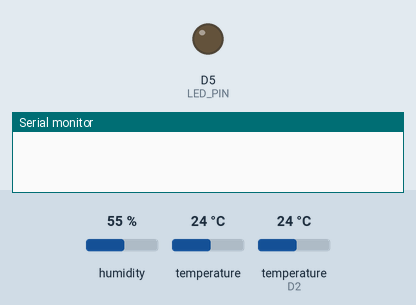
The program below on a simulated ESP8266 (Wemos D1 mini). On the bench: output pins drawn as LEDs (lit = HIGH), the last lines printed to the serial monitor. Dashed ring = blinking. Inputs (shaded band) come from the test bench; at power-on: humidity 55 %, temperature 24 °C, temperature (sensor on D2) 24 °C. WiFi joins after 1.5 s; servers stay silent unless stated; network time is answered at once with the bench clock; uploads are accepted with an empty reply; the local clock reads 2024-03-15 10:24:30 at power-on unless the program sets it; not simulated (calls return 0 or success): WifiCredentials.h.

Above: at 0.1 s.
At 1.9 s:
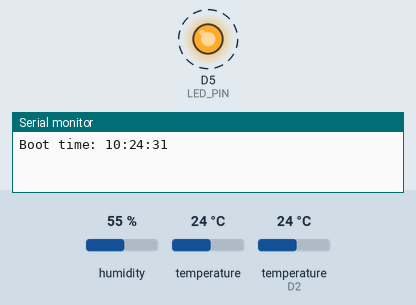
Timing chart, 0 to 41.9 s (numbered marks = the images above):
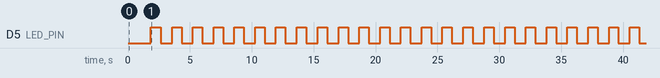

Measured:
- by itself, D5 (LED_PIN): alternates HIGH for 0.76 s and LOW for 0.92 s

The program:

Main.cpp
```cpp
/*
 *  This sketch demonstrates how to scan WiFi networks.
 *  The API is almost the same as with the WiFi Shield library,
 *  the most obvious difference being the different file you need to include:
 */
#include "ESP8266WiFi.h"
#include "DHT.h"
#include "Wire.h"
#include "SPI.h"
#include "NTPClient.h"
#include "DallasTemperature.h"
#include "WiFiUdp.h"
#include "WifiCredentials.h"
#include "HomeApi.h"


#define TEMPERATURE_SAMPLE_RATE 32
#define TSR TEMPERATURE_SAMPLE_RATE

#define HUMIDITY_SAMPLE_RATE 8
#define HSR HUMIDITY_SAMPLE_RATE

//#define DEBUG

#define TIME_PER_SAMPLE 900
#define TIME_LIGHT_SLEEP(r,t) (r*(t)+(1000*r))

#define ONE_WIRE_BUS D2
#define DHT_PIN D3
#define DHT_TYPE DHT11

//LED will turn on when it makes a single read, so it should blink TSR times and stay off for TIME_LIGHT_SLEEP(s)
#define LED_PIN D5


//Sensor declarations
DHT dht(DHT_PIN, DHT_TYPE);
OneWire oneWire(ONE_WIRE_BUS);
DallasTemperature sensors(&oneWire);
//NTP declarations
WiFiUDP ntpUdp;
NTPClient ntpClient(ntpUdp, "europe.pool.ntp.org", 7200);
HomeApi homeApi("http://localhost:2100/api/insertTemperature/");

void setup()
{
  Serial.begin(115200);
  pinMode(LED_PIN, OUTPUT);
  // Set WiFi to station mode and disconnect from an AP if it was previously connected
  WiFi.mode(WIFI_STA);
  wifi_set_sleep_type(LIGHT_SLEEP_T);

  dht.begin();
  sensors.begin();
  WiFi.begin(AP_BSSID, AP_PASS);
  #ifdef DEBUG
  Serial.printf("Trying to connect to %s .", AP_BSSID);
  #endif
  while (WiFi.status() != WL_CONNECTED)
  {
    delay(450);
    #ifdef DEBUG
    Serial.print(".");
    #endif
  }
  #ifdef DEBUG
  Serial.println();
  Serial.println(F("WiFi connection Successful"));
  Serial.print(F("The IP Address of ESP8266 Module is: "));
  Serial.println(WiFi.localIP()); // Print the IP address
  #endif
  ntpClient.begin();
  ntpClient.update();
  delay(10);
  homeApi.begin();
  Serial.print(F("Boot time: "));
  Serial.println(ntpClient.getFormattedTime());

}

void loop()
{
  // Reading temperature or humidity takes about 250 milliseconds!
  // Sensor readings may also be up to 2 seconds 'old' (its a very slow sensor)
  float h = 0.0f;
  // Read temperature as Celsius (the default)

  float dt = 0.0f;

  for (uint8_t i = 0; i < TSR; i++){
    digitalWrite(LED_PIN, 1);
    sensors.requestTemperatures();
    dt += sensors.getTempCByIndex(0);
    if(i % HSR == 0) {
      h += dht.readHumidity();
    }
    digitalWrite(LED_PIN, 0);
    delay(TIME_PER_SAMPLE+15);
  }
  ntpClient.forceUpdate();

  #ifdef DEBUG
  Serial.print(F("time:"));
  Serial.println(ntpClient.getFormattedTime());
  #endif

  unsigned long epoch = ntpClient.getEpochTime();
  float avgDallas = dt / TSR;
  float avgHum = h / (TSR / HSR);
  float dallasTic = dht.computeHeatIndex(avgDallas, avgHum, false);

  struct HomeApi::sensor_data_t data =
        {
            avgDallas,
            avgHum,
            dallasTic,
            epoch
        };
  homeApi.sendData(data);
  //Serial.printf("%.4fºC, %.1f %c, %.4fºC.\n", avgDallas, avgHum, '%', dallasTic);
  #ifdef DEBUG
  Serial.printf("Sleeping for %i secs...\n", (TIME_LIGHT_SLEEP(TEMPERATURE_SAMPLE_RATE, TIME_PER_SAMPLE) / 1000 ));
  #endif
  delay(TIME_LIGHT_SLEEP(TEMPERATURE_SAMPLE_RATE, TIME_PER_SAMPLE));
}
```

HomeApi.h
```cpp
#ifndef HOME_API_H
#define HOME_API_H

#include "ESP8266HTTPClient.h"
#include "ESP8266WiFi.h"


class HomeApi {
    public:
        HomeApi();
        HomeApi(String url);

    struct  sensor_data_t
        {
            float temp;
            float humidity;
            float temp_index;
            unsigned long sensor_time;
        };

        void begin(void);
        bool sendData(sensor_data_t data);
        void reload(void);
        String  url;
        HTTPClient httpClient;
} ;

#endif
```

HomeApi.cpp
```cpp
#include "HomeApi.h"


    HomeApi::HomeApi(String url)
    {
        this->url  = url;
    }

    HomeApi::HomeApi()
    {
    }

    void HomeApi::begin(){
        this->httpClient.begin(this->url);
        this->httpClient.addHeader("Content-type", "application/json");
    }

    bool HomeApi::sendData(HomeApi::sensor_data_t data){
        char  buffer[128];
        int json = sprintf(buffer, "{\"sensorTime\" %lu, \"temperature\": %.4f, \"humidity\": %.2f, \"temp_index\": %.4f}", data.sensor_time, data.temp, data.humidity, data.temp_index);
        Serial.println(buffer);
        int responseCode  = this->httpClient.POST(buffer);
        Serial.println(responseCode);
        httpClient.end();
        return (responseCode == 200);
    }

    void HomeApi::reload(){
        this->begin();
    }
```
